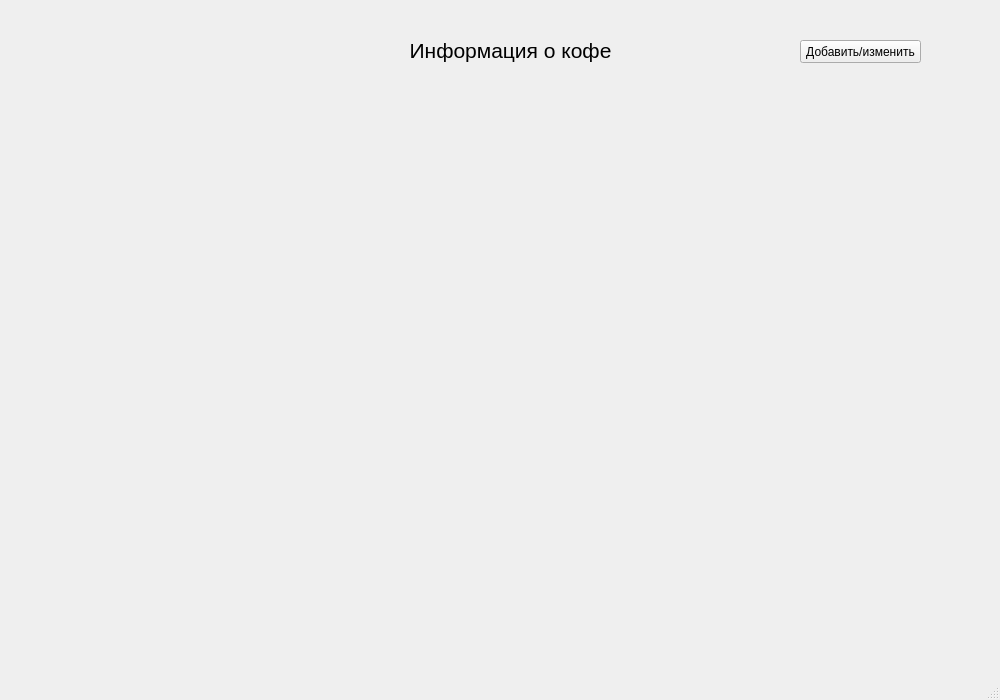
<?xml version="1.0" encoding="UTF-8"?>
<ui version="4.0">
 <class>MainWindow</class>
 <widget class="QMainWindow" name="MainWindow">
  <property name="geometry">
   <rect>
    <x>0</x>
    <y>0</y>
    <width>1000</width>
    <height>700</height>
   </rect>
  </property>
  <property name="minimumSize">
   <size>
    <width>1000</width>
    <height>700</height>
   </size>
  </property>
  <property name="maximumSize">
   <size>
    <width>1000</width>
    <height>700</height>
   </size>
  </property>
  <property name="windowTitle">
   <string>Кофе</string>
  </property>
  <widget class="QWidget" name="centralwidget">
   <widget class="QLabel" name="label">
    <property name="geometry">
     <rect>
      <x>390</x>
      <y>30</y>
      <width>241</width>
      <height>41</height>
     </rect>
    </property>
    <property name="font">
     <font>
      <pointsize>16</pointsize>
     </font>
    </property>
    <property name="text">
     <string>Информация о кофе</string>
    </property>
    <property name="alignment">
     <set>Qt::AlignCenter</set>
    </property>
   </widget>
   <widget class="QPushButton" name="add_edit">
    <property name="geometry">
     <rect>
      <x>800</x>
      <y>40</y>
      <width>121</width>
      <height>23</height>
     </rect>
    </property>
    <property name="text">
     <string>Добавить/изменить</string>
    </property>
   </widget>
  </widget>
  <widget class="QMenuBar" name="menubar">
   <property name="geometry">
    <rect>
     <x>0</x>
     <y>0</y>
     <width>1000</width>
     <height>21</height>
    </rect>
   </property>
  </widget>
  <widget class="QStatusBar" name="statusbar"/>
 </widget>
 <resources/>
 <connections/>
</ui>
